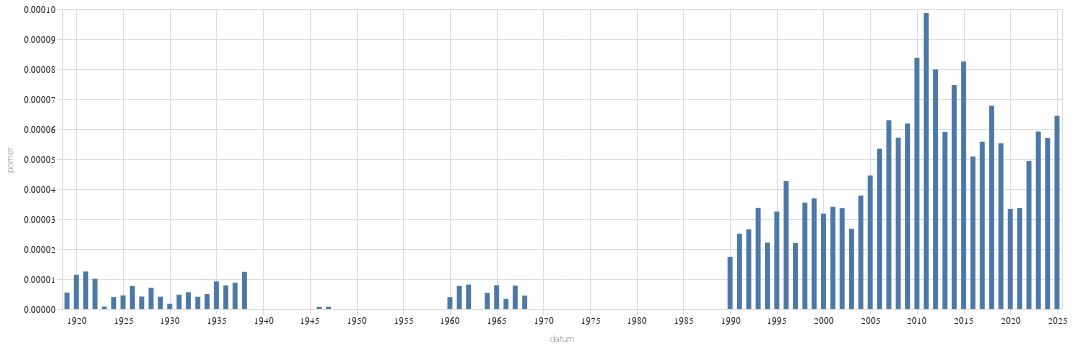

Here is the notebook cell this chart was saved with:
### Code cell
graf(vyvoj_poznamky("(?i)smích","smích"))

### Figure 1 — Vega-Lite specification as saved in the notebook (floating-point values rounded to 4 significant figures)
{"config": {"title": {"font": "Noticia Text", "fontSize": 11.5, "anchor": "start", "lineHeight": 19, "fontWeight": "bolder", "subtitleFont": "Noticia Text", "subtitleFontSize": 10, "subtitleLineHeight": 15, "subtitlePadding": 10, "dy": -10, "color": "#292829", "subtitleColor": "#292829"}, "axis": {"labelFont": "Asap", "titleFont": "Asap", "fontWeight": "lighter", "titleFontWeight": "lighter", "labelFontSize": 9, "titleFontSize": 9, "labelPadding": 2, "titlePadding": 9, "domainOpacity": 0, "tickColor": "#DCDDD6", "labelColor": "#292829"}, "legend": {"labelFont": "Asap", "labelFontWeight": "normal", "titleFont": "Asap", "titleFontWeight": "normal", "labelFontSize": 9, "titleFontSize": 9, "labelColor": "#292829"}}, "data": {"name": "data-4f025c7a0c89194a5d1c2d7c329ec88b"}, "mark": {"type": "bar"}, "encoding": {"x": {"field": "datum", "type": "temporal"}, "y": {"field": "pomer", "type": "quantitative"}}, "width": 1000, "$schema": "https://vega.github.io/schema/vega-lite/v5.8.0.json", "datasets": {"data-4f025c7a0c89194a5d1c2d7c329ec88b": [{"datum": "1919-01-01T00:00:00", "text": 9, "pocet_slov": 1646076, "pomer": 5.468e-06, "co": "smích"}, {"datum": "1920-01-01T00:00:00", "text": 19, "pocet_slov": 1665864, "pomer": 1.141e-05, "co": "smích"}, {"datum": "1921-01-01T00:00:00", "text": 25, "pocet_slov": 1996261, "pomer": 1.252e-05, "co": "smích"}, {"datum": "1922-01-01T00:00:00", "text": 20, "pocet_slov": 1987446, "pomer": 1.006e-05, "co": "smích"}, {"datum": "1923-01-01T00:00:00", "text": 1, "pocet_slov": 1245613, "pomer": 8.028e-07, "co": "smích"}, {"datum": "1924-01-01T00:00:00", "text": 6, "pocet_slov": 1503579, "pomer": 3.99e-06, "co": "smích"}, {"datum": "1925-01-01T00:00:00", "text": 5, "pocet_slov": 1104633, "pomer": 4.526e-06, "co": "smích"}, {"datum": "1926-01-01T00:00:00", "text": 14, "pocet_slov": 1822295, "pomer": 7.683e-06, "co": "smích"}, {"datum": "1927-01-01T00:00:00", "text": 8, "pocet_slov": 1920843, "pomer": 4.165e-06, "co": "smích"}, {"datum": "1928-01-01T00:00:00", "text": 14, "pocet_slov": 1980279, "pomer": 7.07e-06, "co": "smích"}, {"datum": "1929-01-01T00:00:00", "text": 4, "pocet_slov": 975329, "pomer": 4.101e-06, "co": "smích"}, {"datum": "1930-01-01T00:00:00", "text": 4, "pocet_slov": 2300193, "pomer": 1.739e-06, "co": "smích"}, {"datum": "1931-01-01T00:00:00", "text": 8, "pocet_slov": 1690442, "pomer": 4.732e-06, "co": "smích"}, {"datum": "1932-01-01T00:00:00", "text": 7, "pocet_slov": 1256053, "pomer": 5.573e-06, "co": "smích"}, {"datum": "1933-01-01T00:00:00", "text": 6, "pocet_slov": 1472102, "pomer": 4.076e-06, "co": "smích"}, {"datum": "1934-01-01T00:00:00", "text": 5, "pocet_slov": 1003524, "pomer": 4.982e-06, "co": "smích"}, {"datum": "1935-01-01T00:00:00", "text": 8, "pocet_slov": 865825, "pomer": 9.24e-06, "co": "smích"}, {"datum": "1936-01-01T00:00:00", "text": 9, "pocet_slov": 1144561, "pomer": 7.863e-06, "co": "smích"}, {"datum": "1937-01-01T00:00:00", "text": 8, "pocet_slov": 914355, "pomer": 8.749e-06, "co": "smích"}, {"datum": "1938-01-01T00:00:00", "text": 6, "pocet_slov": 483904, "pomer": 1.24e-05, "co": "smích"}, {"datum": "1946-01-01T00:00:00", "text": 1, "pocet_slov": 1378584, "pomer": 7.254e-07, "co": "smích"}, {"datum": "1947-01-01T00:00:00", "text": 1, "pocet_slov": 1324837, "pomer": 7.548e-07, "co": "smích"}, {"datum": "1960-01-01T00:00:00", "text": 1, "pocet_slov": 252871, "pomer": 3.955e-06, "co": "smích"}, {"datum": "1961-01-01T00:00:00", "text": 2, "pocet_slov": 259632, "pomer": 7.703e-06, "co": "smích"}, {"datum": "1962-01-01T00:00:00", "text": 1, "pocet_slov": 122929, "pomer": 8.135e-06, "co": "smích"}, {"datum": "1964-01-01T00:00:00", "text": 2, "pocet_slov": 370284, "pomer": 5.401e-06, "co": "smích"}, {"datum": "1965-01-01T00:00:00", "text": 2, "pocet_slov": 252559, "pomer": 7.919e-06, "co": "smích"}, {"datum": "1966-01-01T00:00:00", "text": 1, "pocet_slov": 295748, "pomer": 3.381e-06, "co": "smích"}, {"datum": "1967-01-01T00:00:00", "text": 2, "pocet_slov": 256157, "pomer": 7.808e-06, "co": "smích"}, {"datum": "1968-01-01T00:00:00", "text": 3, "pocet_slov": 671842, "pomer": 4.465e-06, "co": "smích"}, {"datum": "1990-01-01T00:00:00", "text": 15, "pocet_slov": 864724, "pomer": 1.735e-05, "co": "smích"}, {"datum": "1991-01-01T00:00:00", "text": 36, "pocet_slov": 1433946, "pomer": 2.511e-05, "co": "smích"}, {"datum": "1992-01-01T00:00:00", "text": 33, "pocet_slov": 1243403, "pomer": 2.654e-05, "co": "smích"}, {"datum": "1993-01-01T00:00:00", "text": 38, "pocet_slov": 1127738, "pomer": 3.37e-05, "co": "smích"}, {"datum": "1994-01-01T00:00:00", "text": 21, "pocet_slov": 948442, "pomer": 2.214e-05, "co": "smích"}, {"datum": "1995-01-01T00:00:00", "text": 37, "pocet_slov": 1138706, "pomer": 3.249e-05, "co": "smích"}, {"datum": "1996-01-01T00:00:00", "text": 53, "pocet_slov": 1241412, "pomer": 4.269e-05, "co": "smích"}, {"datum": "1997-01-01T00:00:00", "text": 48, "pocet_slov": 2180302, "pomer": 2.202e-05, "co": "smích"}, {"datum": "1998-01-01T00:00:00", "text": 54, "pocet_slov": 1523146, "pomer": 3.545e-05, "co": "smích"}, {"datum": "1999-01-01T00:00:00", "text": 91, "pocet_slov": 2466687, "pomer": 3.689e-05, "co": "smích"}, {"datum": "2000-01-01T00:00:00", "text": 79, "pocet_slov": 2486033, "pomer": 3.178e-05, "co": "smích"}, {"datum": "2001-01-01T00:00:00", "text": 84, "pocet_slov": 2464089, "pomer": 3.409e-05, "co": "smích"}, {"datum": "2002-01-01T00:00:00", "text": 65, "pocet_slov": 1933522, "pomer": 3.362e-05, "co": "smích"}, {"datum": "2003-01-01T00:00:00", "text": 69, "pocet_slov": 2579919, "pomer": 2.675e-05, "co": "smích"}, {"datum": "2004-01-01T00:00:00", "text": 89, "pocet_slov": 2353526, "pomer": 3.782e-05, "co": "smích"}, {"datum": "2005-01-01T00:00:00", "text": 115, "pocet_slov": 2584657, "pomer": 4.449e-05, "co": "smích"}, {"datum": "2006-01-01T00:00:00", "text": 83, "pocet_slov": 1553743, "pomer": 5.342e-05, "co": "smích"}, {"datum": "2007-01-01T00:00:00", "text": 115, "pocet_slov": 1827981, "pomer": 6.291e-05, "co": "smích"}, {"datum": "2008-01-01T00:00:00", "text": 102, "pocet_slov": 1787996, "pomer": 5.705e-05, "co": "smích"}, {"datum": "2009-01-01T00:00:00", "text": 131, "pocet_slov": 2117438, "pomer": 6.187e-05, "co": "smích"}, {"datum": "2010-01-01T00:00:00", "text": 144, "pocet_slov": 1719280, "pomer": 8.376e-05, "co": "smích"}, {"datum": "2011-01-01T00:00:00", "text": 248, "pocet_slov": 2513768, "pomer": 9.866e-05, "co": "smích"}, {"datum": "2012-01-01T00:00:00", "text": 172, "pocet_slov": 2154889, "pomer": 7.982e-05, "co": "smích"}, {"datum": "2013-01-01T00:00:00", "text": 74, "pocet_slov": 1254044, "pomer": 5.901e-05, "co": "smích"}, {"datum": "2014-01-01T00:00:00", "text": 209, "pocet_slov": 2798380, "pomer": 7.469e-05, "co": "smích"}, {"datum": "2015-01-01T00:00:00", "text": 238, "pocet_slov": 2883872, "pomer": 8.253e-05, "co": "smích"}, {"datum": "2016-01-01T00:00:00", "text": 157, "pocet_slov": 3089201, "pomer": 5.082e-05, "co": "smích"}, {"datum": "2017-01-01T00:00:00", "text": 139, "pocet_slov": 2494601, "pomer": 5.572e-05, "co": "smích"}, {"datum": "2018-01-01T00:00:00", "text": 200, "pocet_slov": 2950787, "pomer": 6.778e-05, "co": "smích"}, {"datum": "2019-01-01T00:00:00", "text": 187, "pocet_slov": 3386383, "pomer": 5.522e-05, "co": "smích"}, {"datum": "2020-01-01T00:00:00", "text": 121, "pocet_slov": 3628531, "pomer": 3.335e-05, "co": "smích"}, {"datum": "2021-01-01T00:00:00", "text": 102, "pocet_slov": 3029217, "pomer": 3.367e-05, "co": "smích"}, {"datum": "2022-01-01T00:00:00", "text": 205, "pocet_slov": 4157177, "pomer": 4.931e-05, "co": "smích"}, {"datum": "2023-01-01T00:00:00", "text": 269, "pocet_slov": 4543956, "pomer": 5.92e-05, "co": "smích"}, {"datum": "2024-01-01T00:00:00", "text": 255, "pocet_slov": 4476719, "pomer": 5.696e-05, "co": "smích"}, {"datum": "2025-01-01T00:00:00", "text": 151, "pocet_slov": 2343062, "pomer": 6.445e-05, "co": "smích"}]}}
